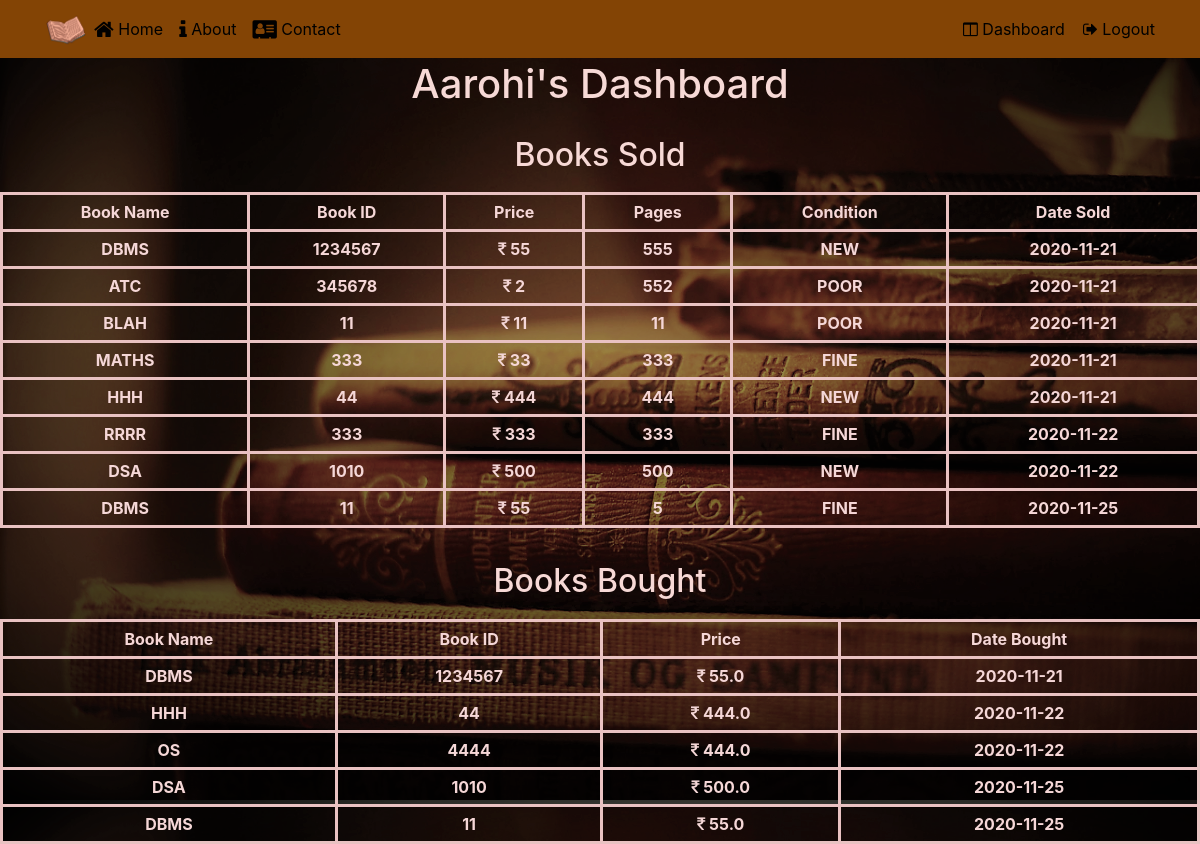
The page /dashboard (signed in) on the database its author committed.
### app.py (models this page shows)
class User(UserMixin, db.Model):
    __tablename__ = "user"
    id = db.Column(db.Integer, primary_key=True) # primary keys are required by SQLAlchemy
    email = db.Column(db.String(100), unique=True)
    password = db.Column(db.String(100))
    name = db.Column(db.String(1000))
    books = db.relationship('Book', backref='user')
    transactions = db.relationship('Transaction', backref='user')
    ratings = db.relationship('Rating', backref='user')

class Transaction(UserMixin, db.Model):
    __tablename__ = "transaction"
    id = db.Column(db.Integer, primary_key=True)
    seller_id = db.Column(db.Integer, nullable=False)
    title = db.Column(db.String(1000))
    isbn = db.Column(db.String(1000))
    price = db.Column(db.Integer)
    pages = db.Column(db.Integer)
    condition = db.Column(db.String(1000))
    buyer_id = db.Column(db.Integer, db.ForeignKey('user.id'), nullable=False)
    book_id = db.Column(db.Integer, nullable=False)
    amt_sold_for = db.Column(db.Float, nullable=False)
    date_added = db.Column(db.DateTime, default=datetime.utcnow)
    order_date = db.Column(db.DateTime, nullable=False, default=datetime.utcnow)

### app.py (the view)
@app.route('/dashboard')
@login_required
def dashboard():
    books_sold = Transaction.query.filter_by(seller_id=current_user.id).all()
    book_new = Book.query.filter_by(seller_id=current_user.id).order_by(Book.date_added).all()
    if book_new:
        for book in book_new:
            books_sold.append(book)
    books_bought = Transaction.query.filter_by(buyer_id=current_user.id).all()
    return render_template('dashboard.html', name=current_user.name,  books=books_sold, transactions=books_bought)

### app.py (called while the page is built)
def login_required(f):
    @wraps(f)
    def wrap(*args, **kwargs):
        if 'logged_in' in session:
            return f(*args, **kwargs)
        else:
            flash('You need to login first.')
            return redirect(url_for('login'))
    return wrap

@login_manager.user_loader
def user_loader(user_id):
    return User.query.get(user_id)

### templates/dashboard.html (shortened to what this page needs)
{% extends 'base.html' %}
{% block home%}
<li class="nav-item" ><a class="nav-link" href="/user" style="color:#000000;"><span class="fa fa-home fa-lg" ></span> Home</a></li>
{% endblock %}
{% block head %}
<span class="navbar-text">
    <a id="loginModal" href = "/dashboard" style="color:#000000;">
    <span class="fa fa-columns"></span> Dashboard </a>
</span>
<span class="navbar-text">
    &nbsp;&nbsp;&nbsp;<a id="signOutButton" href = "/logout" style="color:#000000;">
    <span class="fa fa-sign-out"></span> Logout </a>
</span>
{% endblock %}
{% block body %}
        <div class="container">
            <div class="row row-header">
                <div class="col-12">
                    <h1 style = "text-transform:capitalize; text-align: center; padding: 10px;"> {{name}}'s Dashboard</h1>
                </div>
            </div>
        </div>
<h2>Books Sold</h2>
{% if books|length < 1 %}
    <h4 style="text-align: center; color:#f5d7d7; padding: 5px;">You haven't sold any books yet</h4>
{% else %}
    <table style="color:#f5d7d7; padding: 5px;">
        <tr>
            <th>Book Name</th>
            <th>Book ID</th>
            <th>Price</th>
            <th>Pages</th>
            <th>Condition</th>
            <th>Date Sold</th>
        </tr>
        {% for book in books %}
            <tr style="text-transform: uppercase;">
                <td>{{ book.title }}</td>
                <td>{{ book.isbn }}</td>
                <td><i class="fa fa-inr"></i>&nbsp;{{ book.price }}</td>
                <td>{{ book.pages }}</td>
                <td>{{ book.condition }}</td>
                <td>{{ book.date_added.date() }}</td>
            </tr>
        {% endfor %}
    </table>
{% endif %}
<br>
<h2>Books Bought</h2>
{% if transactions|length < 1 %}
    <h4 style="text-align: center; color:#f5d7d7; padding: 5px;">You haven't bought any books yet</h4>
{% else %}
<table style="color:#f5d7d7; padding: 5px;">
    <tr>
        <th>Book Name</th>
        <th>Book ID</th>
        <th>Price</th>
        <th>Date Bought</th>
    </tr>
    {% for book in transactions %}
        <tr style="text-transform: uppercase;">
            <td>{{ book.title }}</td>
            <td>{{ book.isbn }}</td>
            <td><i class="fa fa-inr"></i>&nbsp;{{ book.amt_sold_for }}</td>
            <td>{{ book.order_date.date() }}</td>
        </tr>
    {% endfor %}
</table>
{% endif %}
{% endblock %}

### templates/base.html (shortened to what this page needs)
<!DOCTYPE html>
<html lang="en">
<head>
    <link rel="stylesheet" href="https://cdn.jsdelivr.net/npm/bootstrap@4.5.3/dist/css/bootstrap.min.css">
    <link rel="stylesheet" href="{{ url_for('static', filename='css/main.css')  }}">
    <link rel="stylesheet" href="https://cdnjs.cloudflare.com/ajax/libs/font-awesome/4.7.0/css/font-awesome.min.css">
    <link rel="stylesheet" href="https://cdnjs.cloudflare.com/ajax/libs/font-awesome/4.7.0/css/font-awesome.min.css">
</head>
<body>
    <nav class="navbar navbar-light navbar-expand-sm fixed-top">
        <div class="container">
           <a class="navbar-brand mr-auto"><img src="{{ url_for('static', filename='img/images/LOGO.png') }}" height="30" width="41"></a>
             <div class="collapse navbar-collapse" id="Navbar">
                <ul class="navbar-nav mr-auto">
                    {% block home%}{% endblock %}
                    <li class="nav-item" ><a class="nav-link" href="#about" style="color:#000000;" class="trigger-btn" data-toggle="modal" data-target="#about"><span class="fa fa-info fa-lg"></span> About</a></li>
                    {% block contact %}
                    <li class="nav-item" ><a class="nav-link" href="/contact" style="color:#000000;"><span class="fa fa-address-card fa-lg"></span> Contact</a></li>
                    {% endblock %}
                </ul>
                {% block head %}{% endblock %}
             </div>
        </div>
    </nav>
    {% block body %}{% endblock %}
</body>
</html>

### static/css/main.css (style rules this page uses)
.row-header { margin: 0px auto; padding: 0px 0px; }
body { padding: 50px 0px 0px 0px; z-index: 0; background-image: url(../img/images/wall.jpg); overflow-x: hidden; }
body,html { overflow-x: hidden; }
.navbar { background-color:#834405; }
.navbar-light .navbar-nav .nav-item { color: #FFFFFF; }
table, td, th { border: 3px solid #aaa; }
table { border-collapse: collapse; width: 100%; }
th { height: 30px; text-align: center; font-weight: bold; }
td { text-align: center; padding: 5px; font-weight: bold; }

### templates/dashboard.html (style rules this page uses)
h1 { padding: 10px; text-align: center; color: #f7d9d6; }
h2 { padding: 10px; text-align: center; color: #f7d9d6; }
table, td, th { border: 3px solid rgb(233, 194, 194); padding: 5px; }
body { background-image: url('/static/img/images/6.png'); }

### rows shown on the page
User: name "Aarohi"
Transaction: title "DBMS", isbn "1234567", price "55", pages "555", condition "NEW", date_added "2020-11-21", amt_sold_for "55.0", order_date "2020-11-21"
Transaction: title "ATC", isbn "345678", price "2", pages "552", condition "POOR", date_added "2020-11-21"
Transaction: title "BLAH", isbn "11", price "11", pages "11", condition "POOR", date_added "2020-11-21"
Transaction: title "MATHS", isbn "333", price "33", pages "333", condition "FINE", date_added "2020-11-21"
Transaction: title "HHH", isbn "44", price "444", pages "444", condition "NEW", date_added "2020-11-21", amt_sold_for "444.0", order_date "2020-11-22"
Transaction: title "RRRR", isbn "333", price "333", pages "333", condition "FINE", date_added "2020-11-22"
Transaction: title "DSA", isbn "1010", price "500", pages "500", condition "NEW", date_added "2020-11-22", amt_sold_for "500.0", order_date "2020-11-25"
Transaction: title "DBMS", isbn "11", price "55", pages "5", condition "FINE", date_added "2020-11-25", amt_sold_for "55.0", order_date "2020-11-25"
Transaction: title "OS", isbn "4444", amt_sold_for "444.0", order_date "2020-11-22"
